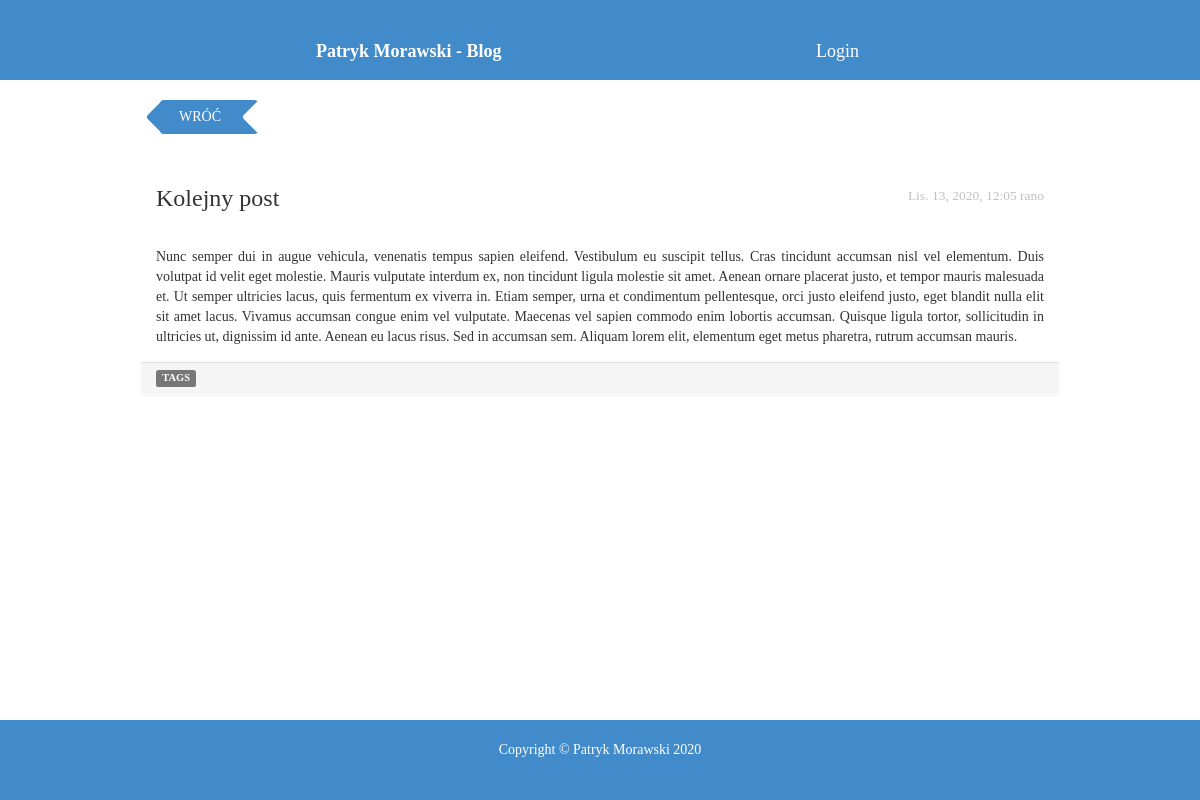
The app's page /post/2/ with its own data.
### blog/models.py (models this page shows, shortened)
class Post(models.Model):
    author = models.ForeignKey('auth.User', on_delete=models.CASCADE)
    title = models.CharField(max_length=200)
    text = models.TextField()
    created_date = models.DateTimeField( default=timezone.now)
    published_date = models.DateTimeField( blank=True, null=True)

### blog/views.py (the view)
# urls.py: path('post/<int:pk>/', views.post_detail, name='post_detail'),
def post_detail(request, pk):
    post = get_object_or_404(Post, pk=pk)
    return render(request, 'blog/post_detail.html', {'post': post})

### blog/templates/blog/post_detail.html (shortened to what this page needs)
{% extends 'blog/base.html' %}
{% block content %}
    <div class="container">
        <div class="row">
            <div class="col-md-1"></div>
            <div class="col-md-10">
                <div id="postlist">
                    <a href="{% url 'post_list' %}"><button type="button" class="btn btn-blog btn-arrow-left">WRÓĆ</button></a>
                    {% if post.published_date %}
                        <div class="panel">
                            <div class="panel-heading">
                                <div class="text-center">
                                    <div class="row">
                                        <div class="col-sm-9">
                                            <h3 class="pull-left">{{ post.title }}</h3>
                                        </div>
                                        <div class="col-sm-3">
                                            <h4 class="pull-right">
                                            <small><br><font color="silver">{{ post.published_date }}</font></small>
                                            </h4>
                                        </div>
                                    </div>
                                </div>
                            </div>
                        <div class="panel-body text-justify">
                            {{ post.text|linebreaksbr }}
                        </div>
                        <div class="panel-footer">
                            <span class="label label-default">TAGS</span>
                        </div>
                    {% endif %}
                </div>
            </div>
        </div>
    </div>
{% endblock %}

### blog/static/css/blog.css (style rules this page uses)
* { font-family:"Tahoma"; }
a { color: #428bca; text-decoration:none; }
.btn-arrow-right, .btn-arrow-left { position: relative; padding-left: 18px; padding-right: 18px; }
.btn-arrow-left { padding-right: 36px; }
.btn-arrow-right:before, .btn-arrow-right:after, .btn-arrow-left:before, .btn-arrow-left:after { content: ""; position: absolute; top: 5px; width: 22px; height: 22px; background: inherit; border: inherit; border-left-color: transparent; border-bottom-color: transparent; border-radius: 0px 4px 0px 0px; -webkit-border-radius: 0px 4px 0px 0px; -moz-border-radius: 0px 4px 0px 0px; }
.btn-arrow-left:before, .btn-arrow-left:after { transform: rotate(225deg); -webkit-transform: rotate(225deg); -moz-transform: rotate(225deg); -o-transform: rotate(225deg); -ms-transform: rotate(225deg); }
.btn-arrow-right:before, .btn-arrow-left:before { left: -11px; }
.btn-arrow-right:after, .btn-arrow-left:after { right: -11px; }
.btn-arrow-right:after, .btn-arrow-left:before { z-index: 1; }
.btn-arrow-right:before, .btn-arrow-left:after { background-color: white; }
.btn-blog { background-color: #428bca; color: white; margin: 2rem; outline: none !important; }

### records on screen
Post: title "Kolejny post", published_date "Lis. 13, 2020, 12:05 rano", text "Nunc semper dui in augue vehicula, venenatis tempus sapien eleifend. Vestibulum eu suscipit tellus. Cras tincidunt accumsan nisl vel elementum. Duis volutpat id velit eget molestie. Mauris vulputate interdum ex, non tincidunt ligula molestie sit amet. Aenean ornare placerat justo, et tempor mauris malesuada et. Ut semper ultricies lacus, quis fermentum ex viverra in. Etiam semper, urna et condimentum pellentesque, orci justo eleifend justo, eget blandit nulla elit sit amet lacus. Vivamus accumsan congue enim vel vulputate. Maecenas vel sapien commodo enim lobortis accumsan. Quisque ligula tortor, sollicitudin in ultricies ut, dignissim id ante. Aenean eu lacus risus. Sed in accumsan sem.…"
